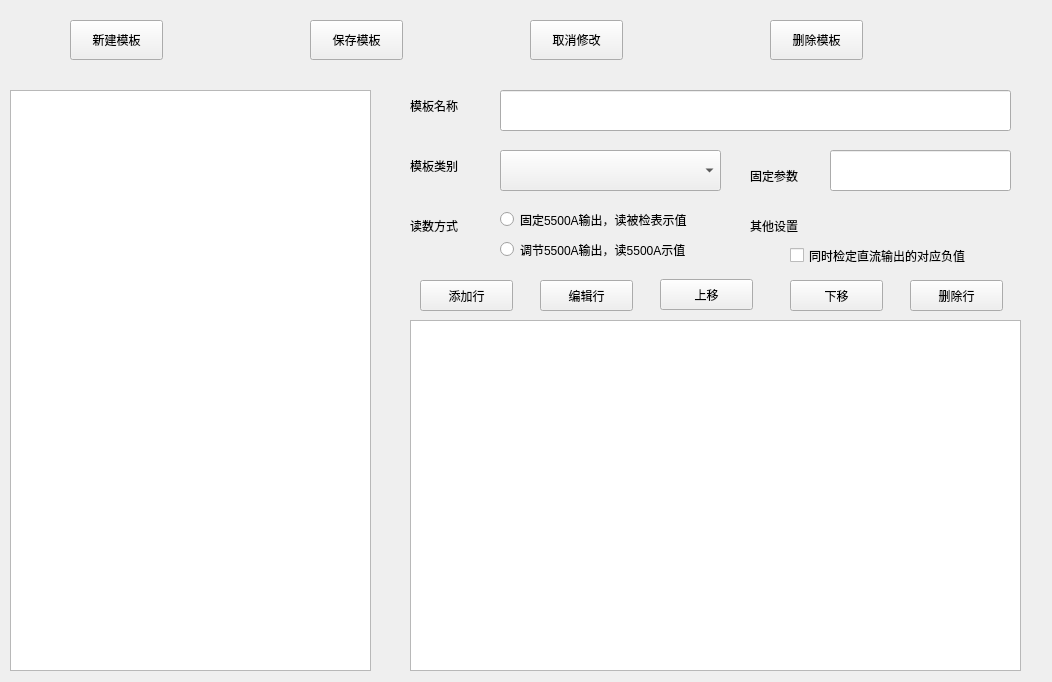
<?xml version="1.0" encoding="UTF-8"?>
<ui version="4.0">
 <class>frmInspectTemplate</class>
 <widget class="QWidget" name="frmInspectTemplate">
  <property name="geometry">
   <rect>
    <x>0</x>
    <y>0</y>
    <width>1052</width>
    <height>682</height>
   </rect>
  </property>
  <property name="windowTitle">
   <string>Form</string>
  </property>
  <widget class="QWidget" name="widget_btn" native="true">
   <property name="geometry">
    <rect>
     <x>0</x>
     <y>0</y>
     <width>1011</width>
     <height>80</height>
    </rect>
   </property>
   <widget class="QPushButton" name="btn_create">
    <property name="geometry">
     <rect>
      <x>70</x>
      <y>20</y>
      <width>93</width>
      <height>40</height>
     </rect>
    </property>
    <property name="sizePolicy">
     <sizepolicy hsizetype="Fixed" vsizetype="Expanding">
      <horstretch>0</horstretch>
      <verstretch>0</verstretch>
     </sizepolicy>
    </property>
    <property name="text">
     <string>新建模板</string>
    </property>
   </widget>
   <widget class="QPushButton" name="btn_save">
    <property name="geometry">
     <rect>
      <x>310</x>
      <y>20</y>
      <width>93</width>
      <height>40</height>
     </rect>
    </property>
    <property name="sizePolicy">
     <sizepolicy hsizetype="Fixed" vsizetype="Expanding">
      <horstretch>0</horstretch>
      <verstretch>0</verstretch>
     </sizepolicy>
    </property>
    <property name="text">
     <string>保存模板</string>
    </property>
   </widget>
   <widget class="QPushButton" name="btn_cancel_modification">
    <property name="geometry">
     <rect>
      <x>530</x>
      <y>20</y>
      <width>93</width>
      <height>40</height>
     </rect>
    </property>
    <property name="sizePolicy">
     <sizepolicy hsizetype="Fixed" vsizetype="Expanding">
      <horstretch>0</horstretch>
      <verstretch>0</verstretch>
     </sizepolicy>
    </property>
    <property name="text">
     <string>取消修改</string>
    </property>
   </widget>
   <widget class="QPushButton" name="btn_delete">
    <property name="geometry">
     <rect>
      <x>770</x>
      <y>20</y>
      <width>93</width>
      <height>40</height>
     </rect>
    </property>
    <property name="sizePolicy">
     <sizepolicy hsizetype="Fixed" vsizetype="Expanding">
      <horstretch>0</horstretch>
      <verstretch>0</verstretch>
     </sizepolicy>
    </property>
    <property name="text">
     <string>删除模板</string>
    </property>
   </widget>
  </widget>
  <widget class="QLineEdit" name="lineEdit_name">
   <property name="geometry">
    <rect>
     <x>500</x>
     <y>90</y>
     <width>511</width>
     <height>41</height>
    </rect>
   </property>
  </widget>
  <widget class="QLineEdit" name="lineEdit_fixed_parameter">
   <property name="geometry">
    <rect>
     <x>830</x>
     <y>150</y>
     <width>181</width>
     <height>41</height>
    </rect>
   </property>
  </widget>
  <widget class="QLabel" name="label_fixed_parameter">
   <property name="geometry">
    <rect>
     <x>750</x>
     <y>160</y>
     <width>71</width>
     <height>31</height>
    </rect>
   </property>
   <property name="text">
    <string>固定参数</string>
   </property>
  </widget>
  <widget class="QTableView" name="tableView_selected_template">
   <property name="geometry">
    <rect>
     <x>410</x>
     <y>320</y>
     <width>611</width>
     <height>351</height>
    </rect>
   </property>
  </widget>
  <widget class="QLabel" name="label_type">
   <property name="geometry">
    <rect>
     <x>410</x>
     <y>150</y>
     <width>71</width>
     <height>31</height>
    </rect>
   </property>
   <property name="text">
    <string>模板类别</string>
   </property>
  </widget>
  <widget class="QTreeView" name="treeView_inspected_project">
   <property name="geometry">
    <rect>
     <x>10</x>
     <y>90</y>
     <width>361</width>
     <height>581</height>
    </rect>
   </property>
  </widget>
  <widget class="QLabel" name="label_name">
   <property name="geometry">
    <rect>
     <x>410</x>
     <y>90</y>
     <width>71</width>
     <height>31</height>
    </rect>
   </property>
   <property name="text">
    <string>模板名称</string>
   </property>
  </widget>
  <widget class="QComboBox" name="comboBox_type">
   <property name="geometry">
    <rect>
     <x>500</x>
     <y>150</y>
     <width>221</width>
     <height>41</height>
    </rect>
   </property>
  </widget>
  <widget class="QLabel" name="label_read_method">
   <property name="geometry">
    <rect>
     <x>410</x>
     <y>210</y>
     <width>71</width>
     <height>31</height>
    </rect>
   </property>
   <property name="text">
    <string>读数方式</string>
   </property>
  </widget>
  <widget class="QLabel" name="label_other_setting">
   <property name="geometry">
    <rect>
     <x>750</x>
     <y>210</y>
     <width>71</width>
     <height>31</height>
    </rect>
   </property>
   <property name="text">
    <string>其他设置</string>
   </property>
  </widget>
  <widget class="QRadioButton" name="radioButton_fixed_output">
   <property name="geometry">
    <rect>
     <x>500</x>
     <y>210</y>
     <width>231</width>
     <height>19</height>
    </rect>
   </property>
   <property name="text">
    <string>固定5500A输出，读被检表示值</string>
   </property>
  </widget>
  <widget class="QRadioButton" name="radioButton_adjust_output">
   <property name="geometry">
    <rect>
     <x>500</x>
     <y>240</y>
     <width>231</width>
     <height>19</height>
    </rect>
   </property>
   <property name="text">
    <string>调节5500A输出，读5500A示值</string>
   </property>
  </widget>
  <widget class="QCheckBox" name="checkBox_other_setting">
   <property name="geometry">
    <rect>
     <x>790</x>
     <y>240</y>
     <width>221</width>
     <height>31</height>
    </rect>
   </property>
   <property name="text">
    <string>同时检定直流输出的对应负值</string>
   </property>
  </widget>
  <widget class="QWidget" name="widget_btn_row" native="true">
   <property name="geometry">
    <rect>
     <x>410</x>
     <y>270</y>
     <width>601</width>
     <height>41</height>
    </rect>
   </property>
   <widget class="QPushButton" name="btn_add_line">
    <property name="geometry">
     <rect>
      <x>10</x>
      <y>10</y>
      <width>93</width>
      <height>31</height>
     </rect>
    </property>
    <property name="sizePolicy">
     <sizepolicy hsizetype="Fixed" vsizetype="Expanding">
      <horstretch>0</horstretch>
      <verstretch>0</verstretch>
     </sizepolicy>
    </property>
    <property name="text">
     <string>添加行</string>
    </property>
   </widget>
   <widget class="QPushButton" name="btn_edit_line">
    <property name="geometry">
     <rect>
      <x>130</x>
      <y>10</y>
      <width>93</width>
      <height>31</height>
     </rect>
    </property>
    <property name="sizePolicy">
     <sizepolicy hsizetype="Fixed" vsizetype="Expanding">
      <horstretch>0</horstretch>
      <verstretch>0</verstretch>
     </sizepolicy>
    </property>
    <property name="text">
     <string>编辑行</string>
    </property>
   </widget>
   <widget class="QPushButton" name="btn_move_up">
    <property name="geometry">
     <rect>
      <x>250</x>
      <y>9</y>
      <width>93</width>
      <height>31</height>
     </rect>
    </property>
    <property name="sizePolicy">
     <sizepolicy hsizetype="Fixed" vsizetype="Expanding">
      <horstretch>0</horstretch>
      <verstretch>0</verstretch>
     </sizepolicy>
    </property>
    <property name="text">
     <string>上移</string>
    </property>
   </widget>
   <widget class="QPushButton" name="btn_move_down">
    <property name="geometry">
     <rect>
      <x>380</x>
      <y>10</y>
      <width>93</width>
      <height>31</height>
     </rect>
    </property>
    <property name="sizePolicy">
     <sizepolicy hsizetype="Fixed" vsizetype="Expanding">
      <horstretch>0</horstretch>
      <verstretch>0</verstretch>
     </sizepolicy>
    </property>
    <property name="text">
     <string>下移</string>
    </property>
   </widget>
   <widget class="QPushButton" name="btn_delete_line">
    <property name="geometry">
     <rect>
      <x>500</x>
      <y>10</y>
      <width>93</width>
      <height>31</height>
     </rect>
    </property>
    <property name="sizePolicy">
     <sizepolicy hsizetype="Fixed" vsizetype="Expanding">
      <horstretch>0</horstretch>
      <verstretch>0</verstretch>
     </sizepolicy>
    </property>
    <property name="text">
     <string>删除行</string>
    </property>
   </widget>
  </widget>
 </widget>
 <resources/>
 <connections/>
</ui>
